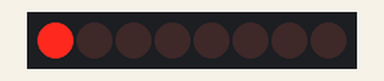
The sketch below on a simulated Arduino Uno, built with avr-gcc and run on an emulated ATmega328P. Parts: 8 shift-register outputs drawn as a row of LEDs (first output left, lit = HIGH). Wiring (inferred from the names in the program): shift register (74HC595): data pin 2; shift clock pin 3; latch pin 4. Wiring (inferred from the signals the program sends): row of LEDs: on Q0, Q1, Q2, Q3, Q4, Q5, Q6, Q7.

Above: at 0.6 s.
At 5.1 s:
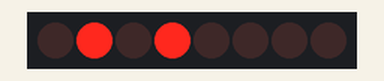
At 10.1 s:
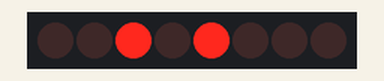
At 20.1 s:
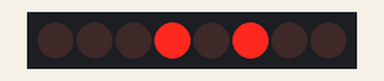
At 30.1 s:
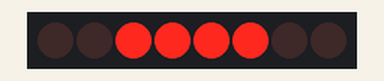
At 39.75 s:
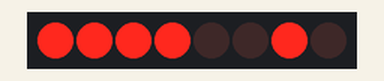
Timing chart, 0 to 40.0 s (numbered marks = the images above):
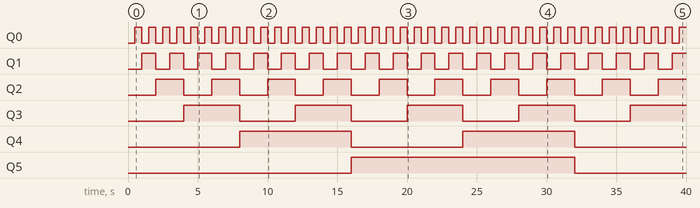

The sketch:

shifting_data.ino
```cpp
/**
 * Studying how to shift data out with IC 74HC595.
 * Code based on Bean Eater's youtube video:
 * https://www.youtube.com/watch?v=K88pgWhEb1M
 *
 * author: Ben Eater
 * modified by: William Madruga
 *
 * 2017-03-07
 */

#define SHIFT_DATA   2
#define SHIFT_CLK    3
#define SHIFT_LATCH  4

void setup() {

  pinMode(SHIFT_DATA,  OUTPUT);
  pinMode(SHIFT_CLK,   OUTPUT);
  pinMode(SHIFT_LATCH, OUTPUT);

}

void loop() {

  for (int i =0; i < 256; i++) {
    sendData(i);
    delay(500);
  }

}

/*
 * Shift out data and flush it to output.
 */
void sendData(int data) {

  // shift out 8 bits of data.
  shiftOut(SHIFT_DATA, SHIFT_CLK, MSBFIRST, data);

  // flush it out from storage register to output.
  digitalWrite(SHIFT_LATCH, LOW);
  digitalWrite(SHIFT_LATCH, HIGH);
  digitalWrite(SHIFT_LATCH, LOW);

}
```

Measured:
- by itself, Q0: alternates HIGH for 0.50 s and LOW for 0.50 s
- by itself, Q1: alternates HIGH for 1.0 s and LOW for 1.0 s
- by itself, Q2: alternates HIGH for 2.0 s and LOW for 2.0 s
- by itself, Q3: alternates HIGH for 4.0 s and LOW for 4.0 s
- by itself, Q4: alternates HIGH for 8.0 s and LOW for 8.0 s
- by itself, Q5: LOW → HIGH at 16.0 s, → LOW 16.0 s later
